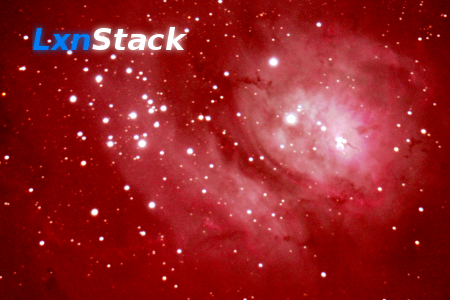
#> input picture lxnstack-git/src/splashscreen.jpg, 450 x 300 px
$ python -i utils.py   (imports and definitions only)   (older library calls are emulated)
#> lines starting #> are read from the running program, lines starting #| are printed output that depends on the picture
#> further down, picture is the input picture: shape (300, 450, 3); mean B, G, R 35.5, 31.9, 148.9
#lxnstack is a program to align and stack atronomical images
#Copyright (C) 2013-2014  Maurizio D'Addona <mauritiusdadd@gmail.com>

#This program is free software: you can redistribute it and/or modify
#it under the terms of the GNU General Public License as published by
#the Free Software Foundation, either version 3 of the License, or
#(at your option) any later version.

#This program is distributed in the hope that it will be useful,
#but WITHOUT ANY WARRANTY; without even the implied warranty of
#MERCHANTABILITY or FITNESS FOR A PARTICULAR PURPOSE.  See the
#GNU General Public License for more details.

#You should have received a copy of the GNU General Public License
#along with this program.  If not, see <http://www.gnu.org/licenses/>.
from PyQt4 import Qt, QtCore
import sys
import os
import subprocess
import paths
import time
import math
import tempfile
import cPickle


PROGRAM = paths.PROGRAM_NAME
PROGRAM_NAME = paths.PROGRAM_NAME

FORMAT_BLACKLIST = ['BUFR', 'EPS', 'GRIB',
                    'HDF5', 'MPEG','WMF' ]

CUSTOM_EXTENSIONS = {'.fts':'FITS',
                     '.npy':'NPY',
                     '.npz':'NPZ',
                     '.avi':'VIDEO',
                     '.mp4':'VIDEO',
                     '.mpg':'VIDEO',
                     '.mpeg':'VIDEO'}

_LOG_FILE = os.path.join(paths.HOME_PATH,'lxnstack.log')

POINTS_TYPE=['','o','d','s','+','*']
LINES_TYPE=['','-','--','..','-.','-..']
BARS_TYPE=['','|']

# [66 lines left out: functions tr, showMsgBox, showYesNoMsgBox, showYesNoCancelMsgBox, showErrorMsgBox, showWarningMsgBox and 1 more, not called in this run]

try:
    import numpy as np
except ImportError:
    trace('ERROR: \'numpy\' python module not found! exiting program.',verbose=True)
    showErrorMsgBox(tr("\'numpy\' python module not found!"),tr("Please install numpy."))
    sys.exit(1)

try:
    import scipy as sp
    from scipy import signal, ndimage
except ImportError:
    trace('ERROR: \'scipy\' python module not found! exiting program.',verbose=True)
    showErrorMsgBox(tr("\'scipy\' python module not found!"),tr("Please install scipy."))
    sys.exit(1)

try:
    import cv2
except ImportError:
    trace('ERROR: \'opencv (cv2)\' python module not found! exiting program.',verbose=True)
    showErrorMsgBox(tr("\'opencv2\' python module not found!"),tr("Please install opencv2 python bindings."))
    sys.exit(1)


# [26 lines not run here, left out]

# [13 lines that did not run here, left out]

# [9 lines not run here, left out]


def getCreationTime(url):
    # Some times I found files modified before their creation!
    return min(os.path.getctime(url),os.path.getmtime(url))

def getModificationTime(url):
    # Some times I found files modified before their creation!
    return max(os.path.getctime(url),os.path.getmtime(url))

# [45 lines left out: functions notUpdated, _getCTime, not called in this run]

class SplashScreen(Qt.QObject):

    # [19 lines left out: function __init__, not called in this run]

    def close(self):
        self.update()
        self._qss.close()

    def setMaximum(self,val):
        self._maxv=val
        self.update()

    def setMinimum(self,val):
        self._minv=val
        self.update()

    # [4 lines left out: function setValue, not called in this run]

    def maximum(self):
        return self._maxv

    def minimum(self):
        return self._minv

    def value(self):
        return self._cval

    def message(self):
        return self._msg

    # [4 lines left out: function showMessage, not called in this run]

    def update(self):
        self._qss.update()
        self.processEvents()

    # [33 lines left out: function _drawContents, not called in this run]

    def finish(self,qwid):
        self._qss.finish(qwid)

    def processEvents(self):
        if self._qapp!=None:
            self._qapp.processEvents()

# [871 lines that did not run here, left out]

def getSupportedFormats():
    formats={}

    for ext in Image.EXTENSION.keys():
        key=str(Image.EXTENSION[ext])

        if not (key in FORMAT_BLACKLIST):
            formats[ext]=key

    for ext in CUSTOM_EXTENSIONS.keys():
        key=str(CUSTOM_EXTENSIONS[ext])

        if not (key in FORMAT_BLACKLIST):
            formats[ext]=key

    return formats

def bgr2rgb(cv2img):
    if (len(cv2img.shape) == 3) and (cv2img.shape[2]==3):
        return cv2img[...,(2,1,0)]
    else:
        return cv2img


def normToUint8 (data,adapt=False, lrange=None):
    if data==None:
        return None
    else:
        minv,maxv=getMinMax(data,adapt, lrange)

        norm = maxv-minv

        if norm > 0:
            spec=(data-minv)*255.0/norm
        elif norm==0:
            spec=data
        else:
            #should never happens
            spec=-(data)*255.0/norm

        return spec.clip(0,255).astype(np.uint8)

# [422 lines left out: functions normToUint16, getMinMax, getJetColor, arrayToQImage, getNeighboursAverage, logpolar and 6 more, not called in this run]

def getTimeStr(val):
    return time.strftime('%H:%M:%S',time.gmtime(val))

# [354 lines left out: functions drawMarker, drawAxis, getSciVal, ceil5, floor5, getSciRange and 6 more, not called in this run]

#This function is a test for future de-blurring feature
def cepstrum_mono(img):

    #this is the cepstrum
    return _IFT_mono(np.log10(1+abs(_FFT_mono(img))**2))

# [23 lines left out: functions ceplook, getDefocusCircleRadius, not called in this run]

def getDefocusCircleRadius2(img):

    if len(img.shape)==3:
        cep = cepstrum_mono(img.sum(2))
    elif len(img.shape)==2:
        cep = cepstrum_mono(img)

    i=cep

    i = cv2.erode(cv2.dilate(cep,None),None)

    i = sp.ndimage.gaussian_filter(i,0.8)

    c = normToUint8(i)

    #del i

    circles = cv2.HoughCircles(c,cv2.cv.CV_HOUGH_GRADIENT,c.shape[0]/5.0,1,50,100)

    del c

    if circles is None:
        return (0,cep)
    else:

        d = min(img.shape[0],img.shape[1])

        cx = img.shape[1]/2.0
        cy = img.shape[0]/2.0

        tollerance=d/20.0

        best=None
        best_radius = 0

        for circle in circles[0]:
            x = circle[0]
            y = circle[1]
            r = circle[2]

            #the center of the circle we are searching for
            #must be the center of the cepstrum image
            difference = ((x-cx)**2+(y-cy)**2)**0.5

            if difference <= tollerance:
                if best == None:
                    best = difference
                    best_radius = r
                elif difference <= best:
                    best_radius = r

        cv2.circle(i,(int(cx),int(cy)),best_radius,i.min())

        return (best_radius,i)

# [24 lines left out: functions spectrum, magnitude, generateCosBell, not called in this run]

def _FFT_mono(img):

    h,w=img.shape[0:2]
#> h = 300; w = 450

    cx = int(w/2)
#> cx = 225
    cy = int(h/2)
#> cy = 150

    optimal_w = cv2.getOptimalDFTSize(w)
#> optimal_w = 450
    optimal_h = cv2.getOptimalDFTSize(h)
#> optimal_h = 300

    cmplx = np.zeros((optimal_h,optimal_w,2))
    cmplx[0:h,0:w,0]=img.real
    cmplx[0:h,0:w,1]=img.imag

    img_fft=cv2.dft(cmplx)

    return img_fft[...,0]+1j*img_fft[...,1]

def _IFT_mono(fft):

    imh,imw = fft.shape
#> imh = 300; imw = 450

    cmplx = np.zeros((imh,imw,2))
    cmplx[...,0]=fft.real
    cmplx[...,1]=fft.imag
    img_ift=cv2.idft(cmplx)

    return img_ift[...,0]

# [561 lines left out: functions _FFT_RGB, _IFT_RGB, fft, ift, convolve, deconvolve and 19 more, not called in this run]

>>> import cv2
>>> picture = cv2.imread('splashscreen.jpg')
>>> result = getDefocusCircleRadius2(picture)
#> in cepstrum_mono, `return _IFT_mono(np.log10(1+abs(_FFT_mono(img))**2))`:
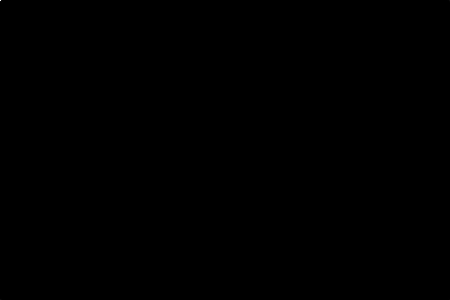
#> returned value: shape (300, 450) float64; min -865.7, max 1001560.3, mean 14.9; drawn with min black and max white
#> (the run stopped early here; a loop or call above may not have finished)
